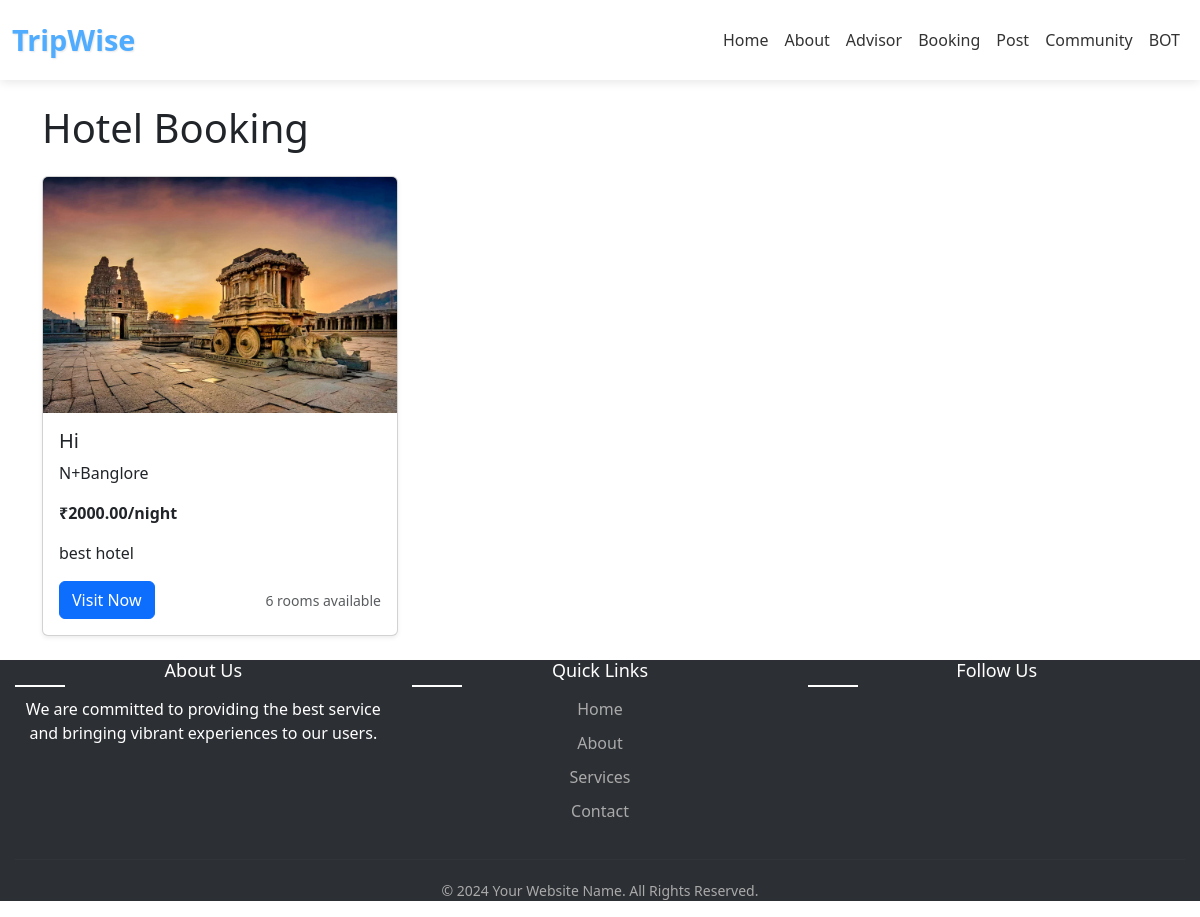
/booking/, run on an earlier commit of the app's database.
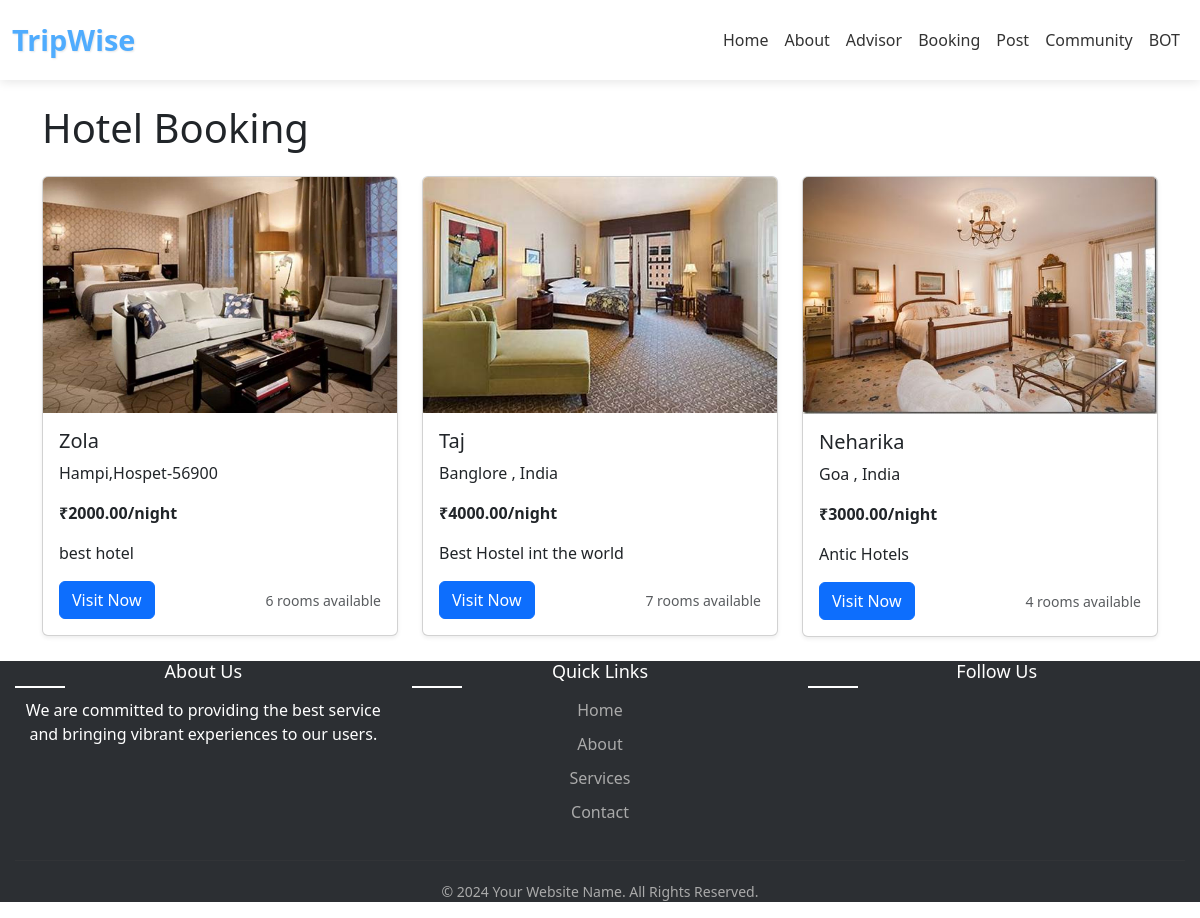
And on a later commit of the database.
### Myapps/models.py (models this page shows, shortened)
class Hotel(models.Model):
    id= models.IntegerField(primary_key=True)
    name = models.CharField(max_length=200)
    location = models.CharField(max_length=200)
    price_per_night = models.DecimalField(max_digits=10, decimal_places=2)
    description = models.TextField()
    image = models.ImageField(upload_to='hotel_images/')
    available_rooms = models.IntegerField(default=0)

### Myapps/views.py (the view)
# urls.py: path('booking/',views.hotel,name='hotel'),
def hotel(request):
    hotels = Hotel.objects.all()
    return render(request, 'hotel.html', {'hotels': hotels})

### Myapps/templates/hotel.html (shortened to what this page needs)
{% extends 'base.html' %}
{% block content %}
    {% load static %}
<body>
    <div class="container mt-4">
        <h1 class="mb-4">Hotel Booking</h1>
        <div class="row">
            {% for hotel in hotels %}
            <div class="col-md-4">
                <div class="card mb-4 shadow-sm">
                    <img src="{{ hotel.image.url }}" class="card-img-top" alt="{{ hotel.name }}">
                    <div class="card-body">
                        <h5 class="card-title">{{ hotel.name }}</h5>
                        <p class="card-text">{{ hotel.location }}</p>
                        <p class="card-text"><strong>₹{{ hotel.price_per_night }}/night</strong></p>
                        <p class="card-text">{{ hotel.description|truncatechars:100 }}</p>
                        <div class="d-flex justify-content-between align-items-center">
                            <a href="https://www.tajhotels.com/en-in/hotels" class="btn btn-primary">Visit Now</a>
                            <small class="text-muted">{{ hotel.available_rooms }} rooms available</small>
                        </div>
                    </div>
                </div>
            </div>
            {% endfor %}
        </div>
    </div>
    {% endblock %}

What changed in the data, as far as the page shows it:
changed Hotel "best hotel": image: a different picture; name "Hi" → "Zola"; location "N+Banglore" → "Hampi,Hospet-56900"
added Hotel: image (picture), name "Taj", location "Banglore , India", price_per_night "4000.00", description "Best Hostel int the world", available_rooms "7"
added Hotel: image (picture), name "Neharika", location "Goa , India", price_per_night "3000.00", description "Antic Hotels", available_rooms "4"
